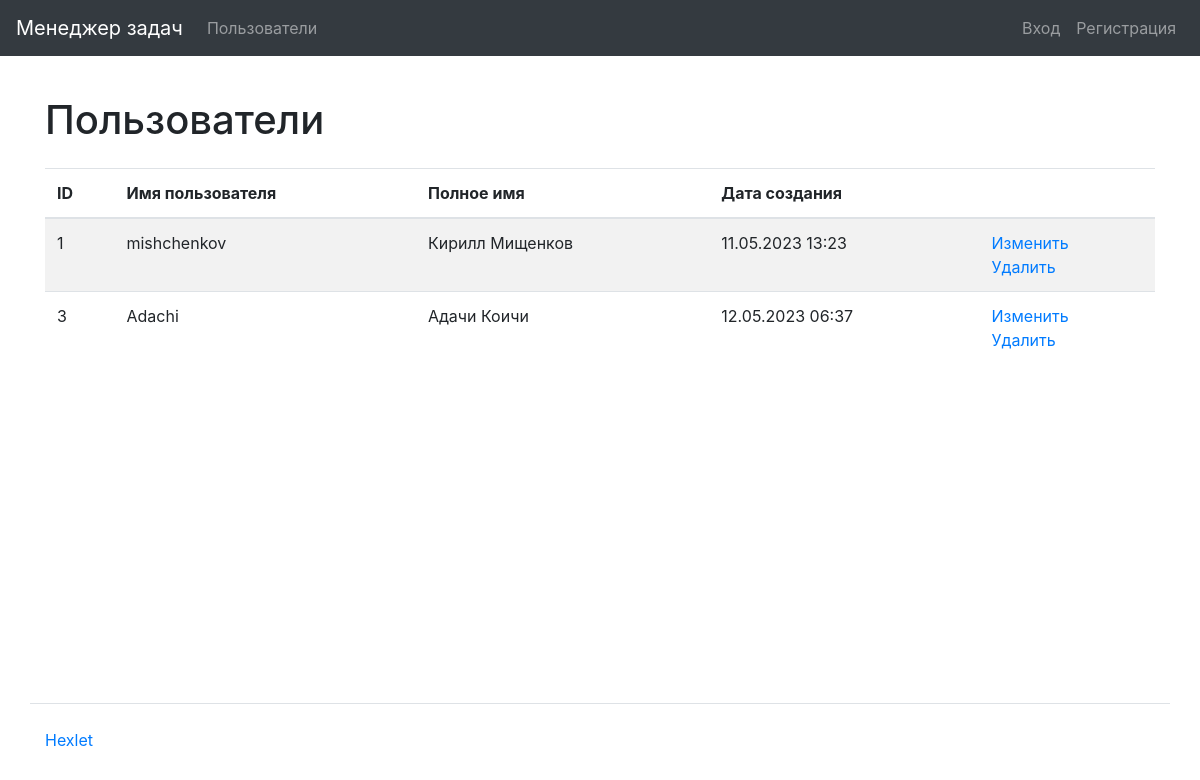
/users/, run on an earlier commit of the app's database.
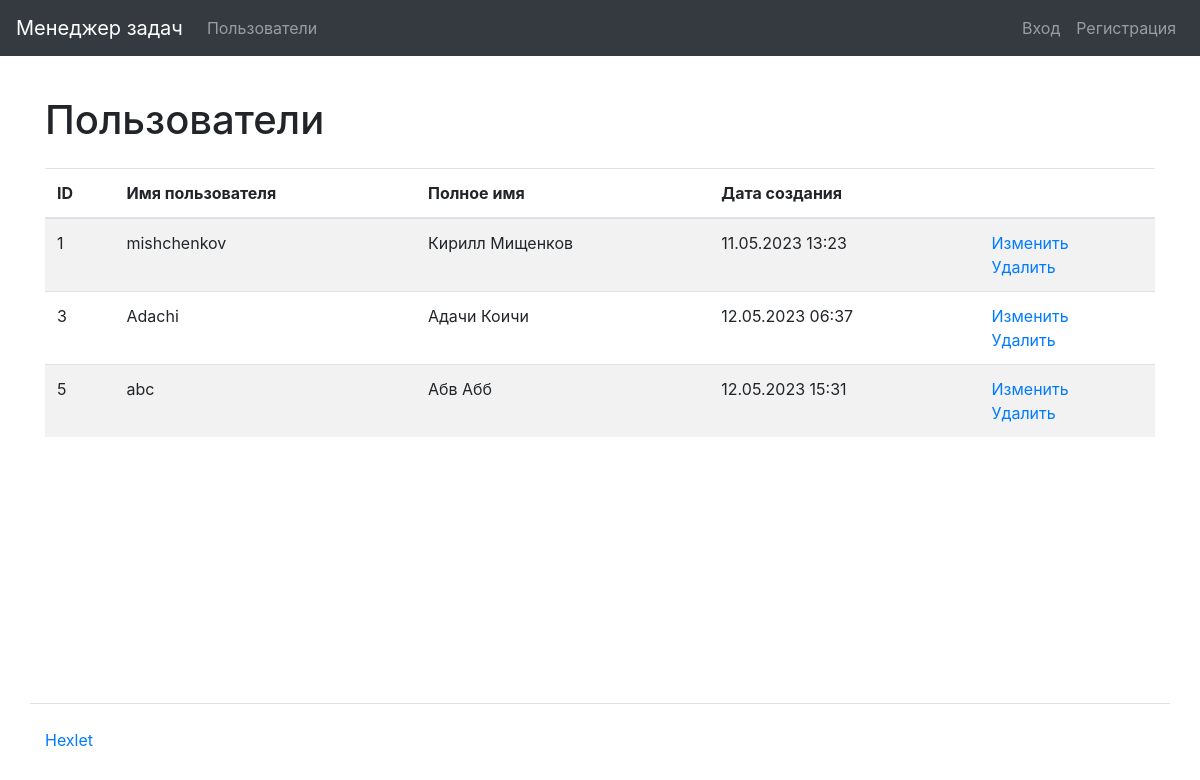
And on a later commit of the database.
### task_manager/users/models.py (models this page shows, shortened)
class User(AbstractUser):
    first_name = models.CharField(max_length=150)
    last_name = models.CharField(max_length=150)

### task_manager/users/views.py (the view)
# urls.py: path('', UsersListView.as_view(), name='users_list'),
class UsersListView(ListView):
    template_name = "users/list.html"
    context_object_name = 'users_list'
    def get_queryset(self):
            model = User
            return model.objects.all()

### task_manager/templates/users/list.html
{% extends "base.html" %}
{% load bootstrap4 %}
{% load i18n %}
{% block content %}
    <h1 class="my-4">{% trans "Users" %}</h1>
    <table class="table table-striped">
        <thead>
            <tr>
                <th>ID</th>
                <th>{% trans 'Username' %}</th>
                <th>{% trans 'Full name' %}</th>
                <th>{% trans 'Creation date' %}</th>
                <th></th>
            </tr>
        </thead>
        <tbody>
            {% for user in users_list %}
                <tr>
                    <td>{{ user.id }}</td>
                    <td>{{ user.username }}</td>
                    <td>{{ user.first_name }} {{ user.last_name }}</td>
                    <td>{{ user.date_joined|date:"d.m.Y H:i" }}</td>
                    <td>
                      <a href="{% url 'user_update' user.id %}">{% trans 'Update' %}</a>
                      <br>
                      <a href="{% url 'user_delete' user.id %}">{% trans 'Delete' %}</a>
                    </td>
                </tr>
            {% endfor %}
        </tbody>
    </table>
{% endblock %}

What changed in the data, as far as the page shows it:
added User: id "5", username "abc", first_name "Абв", last_name "Абб", date_joined "12.05.2023 15:31"
